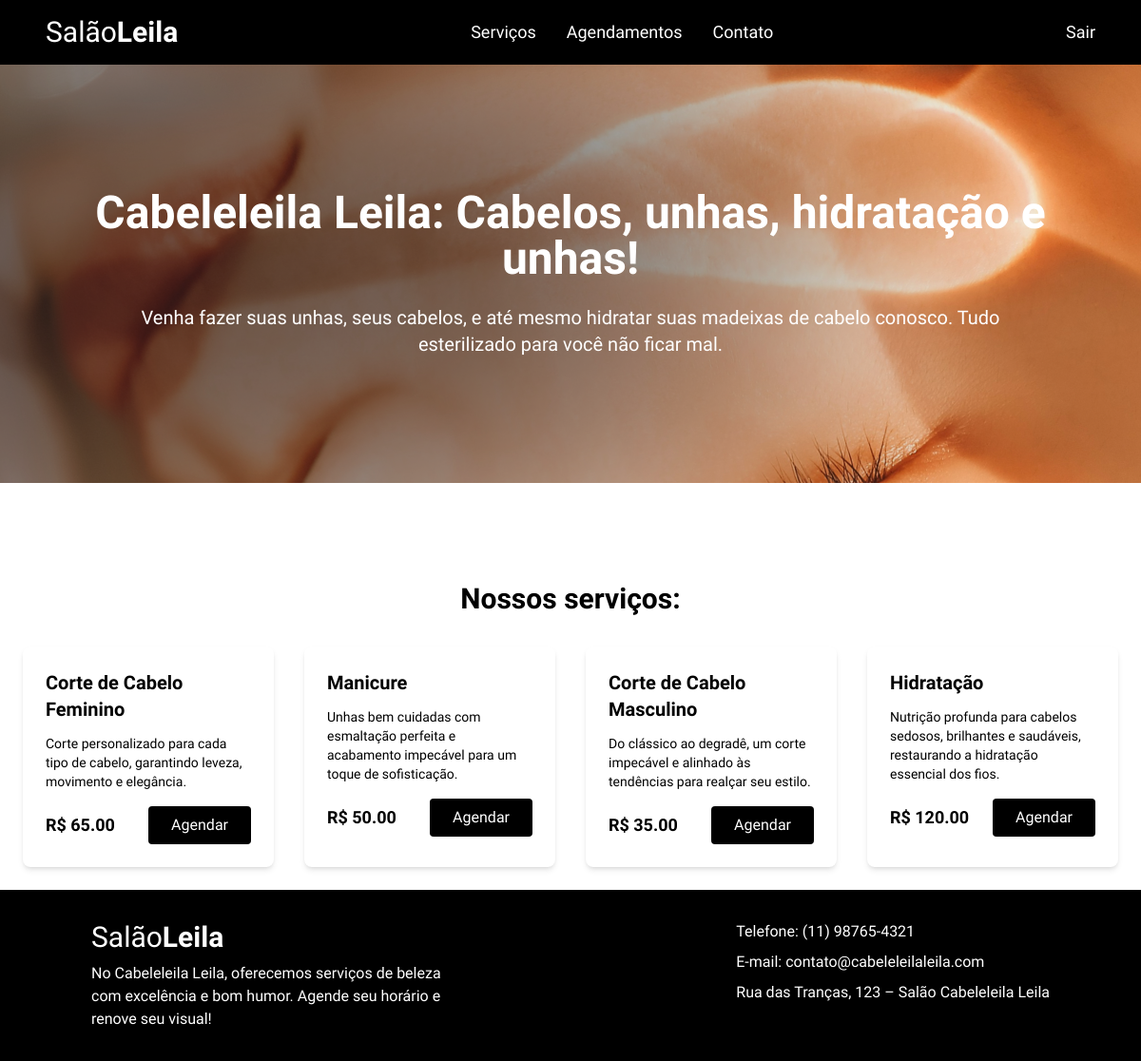
The page /home (signed in) on the database as committed earlier.
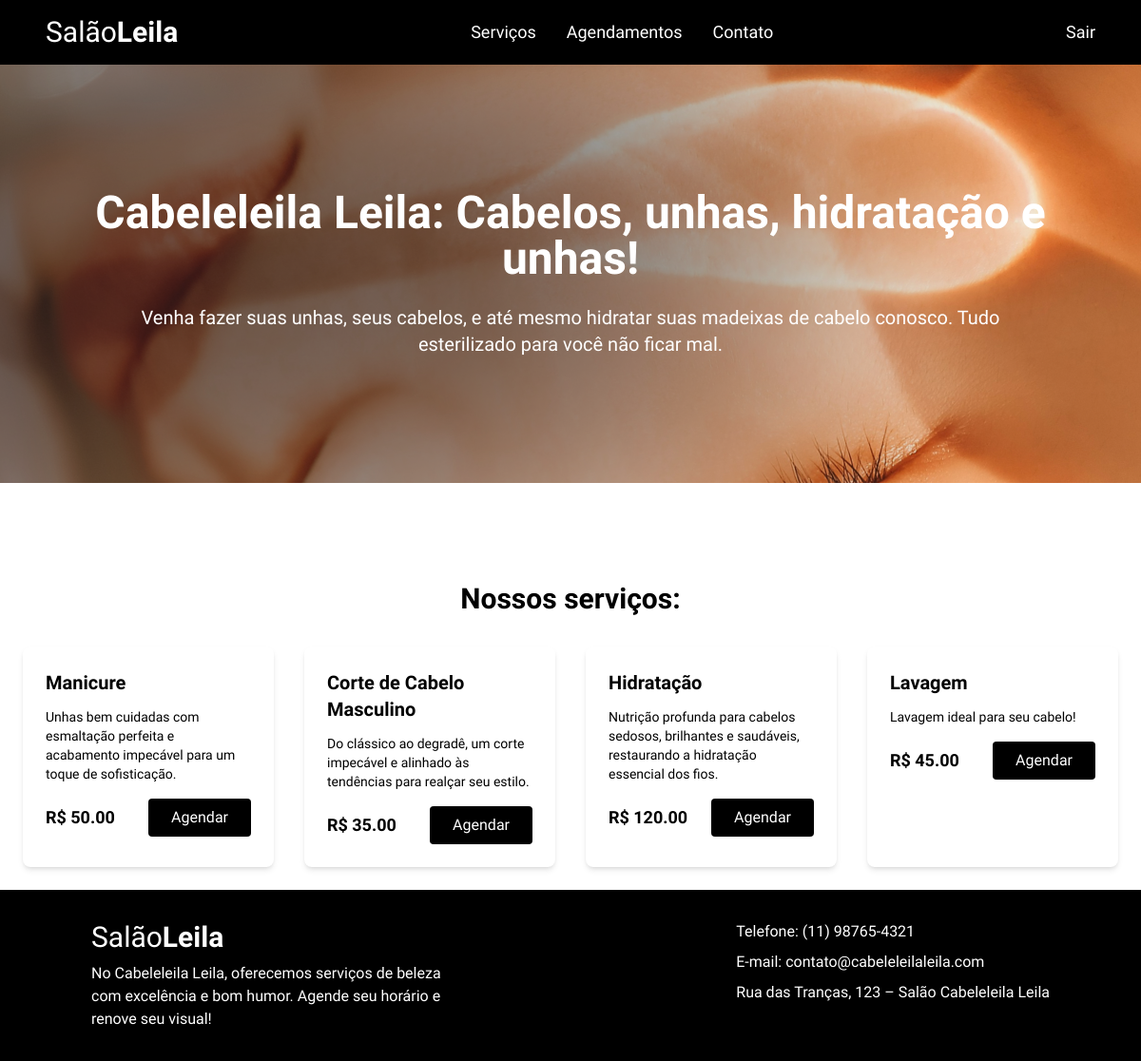
The same page on the database as committed later.
### tables this page shows
CREATE TABLE IF NOT EXISTS `servicos` (
  `id` int NOT NULL AUTO_INCREMENT,
  `nome` varchar(255) NOT NULL,
  `preco` decimal(10,2) NOT NULL,
  `descricao` text NOT NULL,
  `imagem` varchar(255) DEFAULT NULL,
  PRIMARY KEY (`id`)
);

### core/controller.php (called while the page is built, shortened)
<?php
class Controller {
    public function carregarTemplate($nomeView, $dadosModel = array(), $dados2 = array()){
        $this->dados2 = $dados2;
        require 'views/template.php';
    }
    public function carregarViewNoTemplate($nomeView, $dadosModel = array()){
        extract($dadosModel);
        require 'views/'.$nomeView.'.php';
    }
}

### controllers/homeController.php (called while the page is built, shortened)
<?php
class homeController extends Controller {
    public function index() {
        $s = new servicos();
        $dados = $s->getServicos();
        $this->carregarTemplate('home', array(), $dados);
    }
}

### core/core.php (called while the page is built, shortened)
<?php
class Core {
    public function __construct()
    {
        $this->run();
    }
    public function run()
    {
        $url = '';
        if(isset($_GET['pag'])){
            $url = $_GET['pag'];
        }
        if(!empty($url)){
            $url = explode('/', $url);
            array_shift($url);
            if(isset($url[0]) && !empty($url[0])){
                $metodo = $url[0];
                array_shift($url);
            } else
            {
                $metodo = 'index';
            }
            if(count($url) > 0){
                $parametros = $url;
            } else {
                $parametros = array();
            }
        } else {
            $controller = 'homeController';
            $metodo = 'index';
            $parametros = array();
        }
        $c = new $controller;
        call_user_func_array(array($c, $metodo), $parametros);
    }
}
?>

### index.php (called while the page is built, shortened)
<?php
$c = new Core();

### models/servicos.php (called while the page is built, shortened)
<?php
require_once 'config/conexao.php';
class servicos {
    private $con;
    public function __construct()
    {
        $this->con = Conexao::getConexao();
    }
    public function getServicos(){
        $cmd = $this->con->query('SELECT id, nome, preco, descricao FROM servicos');
        $dados = $cmd->fetchAll(PDO::FETCH_ASSOC);
        return $dados;
    }
}

### config/conexao.php (called while the page is built, shortened)
<?php
    class Conexao {
        private static $pdo;
        public static function getConexao(){
            if(!isset(self::$pdo)){
                $host = "localhost";
                $dbname = "salao_leila";
                $username = "root";
                $password = "";
                try {
                    self::$pdo = new PDO("mysql:host=$host;dbname=$dbname;charset=utf8", $username, $password);
                    self::$pdo->setAttribute(PDO::ATTR_ERRMODE, PDO::ERRMODE_EXCEPTION);
                } catch (PDOException $e) {
                    echo "Erro na conexão: " . $e->getMessage();
                }
            }
            return self::$pdo;
        }
    }
?>

### views/home.php (the view, shortened to what the changed rows need)
<body class="flex flex-col items-center">
    <header class="w-full text-white py-4 px-6 md:px-12 flex justify-between items-center bg-black shadow-md">
        <h2 class="text-white text-2xl md:text-3xl">
            <a href="#">Salão<span class="font-bold">Leila</span></a>
        </h2>
    </header>
    <section class="w-full h-[440px] bg-cover bg-center text-white flex flex-col justify-center items-center space-y-6 px-6 sm:px-12 md:px-24" style="background-image: url('http://localhost/sistema_salao/public/img/banner.png');">
        <h1 class="text-3xl sm:text-4xl md:text-5xl xl:w-1/2 text-center font-bold">
            <span class="font-bold">Cabeleleila Leila:</span> Cabelos, unhas, hidratação e unhas!
        </h1>
    </section>
    <section class="max-w-7xl w-full p-6 rounded-lg mt-20" id="servico">
        <h2 class="text-3xl font-bold mb-8 text-black text-center">Nossos serviços:</h2>
        <div class="grid grid-cols-1 sm:grid-cols-2 md:grid-cols-3 lg:grid-cols-4 gap-8 justify-center">
            <?php
            foreach ($this->dados2 as $servico) {
            ?>
                <div class="w-full bg-white rounded-lg flex flex-col items-center p-6 shadow-md">
                    <div class="w-full text-black space-y-3">
                        <p class="text-xl font-semibold"><?php echo $servico['nome']; ?></p>
                        <p class="text-sm"><?php echo $servico['descricao']; ?></p>
                    </div>
                    <div class="w-full flex items-center justify-between mt-4">
                        <p class="text-lg font-bold text-black">R$ <?php echo $servico['preco']; ?></p>
                        <a href="agendamento">
                            <button class="bg-black px-6 py-2 rounded text-white cursor-pointer hover:bg-gray-800">
                                Agendar
                            </button>
                        </a>
                    </div>
                </div>
            <?php
            }
            ?>
        </div>
    </section>
    <footer id="rodape" class="w-full bg-black text-white py-8">
        <div class="max-w-screen-3xl mx-auto px-6 md:px-24 flex flex-col md:flex-row justify-between">
            <div class="mb-6 md:mb-0 space-y-2">
                <h2 class="text-2xl sm:text-3xl">Salão<span class="font-bold">Leila</span></h2>
            </div>
        </div>
    </footer>
</body>

Rows that differ between the two databases and show on the page:
removed servicos: nome "Corte de Cabelo Feminino", descricao "Corte personalizado para cada tipo de cabelo, garantindo leveza, movimento e elegância.", preco "65.00"
added servicos: nome "Lavagem", descricao "Lavagem ideal para seu cabelo!", preco "45.00"
